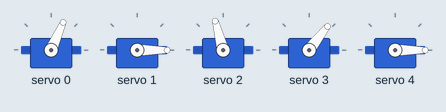
Simulated run of this sketch. Board: Arduino Uno, built with avr-gcc and run on an emulated ATmega328P. Parts: 5 × servo. What the sketch prints to the serial monitor is not drawn.

Above: at 0.69 s.
At 1.9 s:
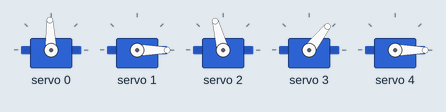
At 5.9 s:
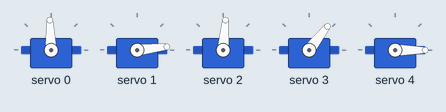
At 9.79 s:
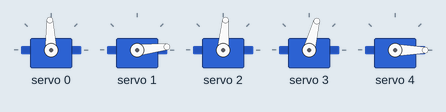
At 17.4 s:
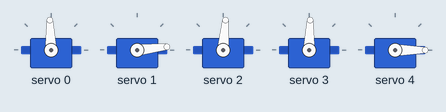
At 31.2 s:
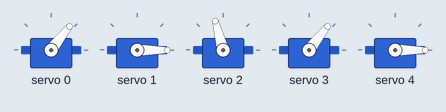
Timing chart, 0 to 40.0 s (numbered marks = the images above):
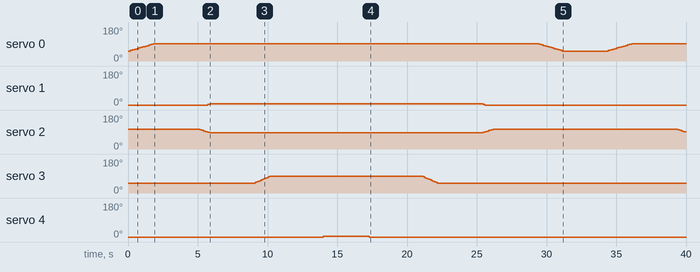

The sketch:

arm_navigation.ino
```cpp
#include <Wire.h>
#include <Adafruit_PWMServoDriver.h>

// Create the PCA9685 object
Adafruit_PWMServoDriver pwm = Adafruit_PWMServoDriver();

// Define servo channels
#define base 0
#define shoulder1 1
#define shoulder2 2
#define farm 3
#define grip 4


// Define the pulse length range for the servos
#define SERVOMIN 150  // Minimum pulse length count
#define SERVOMAX 600  // Maximum pulse length count

// Function to convert angle (0-180) to PWM pulse length
int angleToPulse(int angle) {
  return map(angle, 0, 180, SERVOMIN, SERVOMAX);
}

void setup() {
  Serial.begin(9600);
  Serial.println("Initializing PCA9685...");

  pwm.begin();
  pwm.setPWMFreq(90); // Analog servos run at 50 Hz
  delay(10);

  pwm.setPWM(base, 0, angleToPulse(100));
  int ii = 0;
  pwm.setPWM(shoulder1, 0, angleToPulse(ii));

  pwm.setPWM(shoulder2, 0, angleToPulse(180-ii));

  pwm.setPWM(farm, 0, angleToPulse(100));

  pwm.setPWM(grip, 0, angleToPulse(0));


}

void loop() {

  for (int i = 100; i <= 160; i += 5) {
    pwm.setPWM(base, 0, angleToPulse(i));
    delay(150);
  }
  delay(3000);

  for (int i = 0; i <= 30; i += 5) {
    pwm.setPWM(shoulder1, 0, angleToPulse(i));
    pwm.setPWM(shoulder2, 0, angleToPulse(180 - i));

    delay(150);
  }

  delay(3000);

  for(int i = 100; i <= 155; i += 5) {
    pwm.setPWM(farm, 0, angleToPulse(i));
    delay(100);
  }

  delay(3000);

  for (int i = 0; i <= 25; i += 5) {
    pwm.setPWM(grip, 0, angleToPulse(i));
    delay(150);
  }

  delay(3000);

    for (int i = 25; i >= 0; i -= 5) {
    pwm.setPWM(grip, 0, angleToPulse(i));
    delay(150);
  }

  delay(3000);

    for(int i = 155; i >= 100; i -= 5) {
    pwm.setPWM(farm, 0, angleToPulse(i));
    delay(100);
  }

  delay(3000);

  for (int i = 30; i >= 0; i -= 5) {
    pwm.setPWM(shoulder1, 0, angleToPulse(i));
    pwm.setPWM(shoulder2, 0, angleToPulse(180 - i));

    delay(150);
  }

  delay(3000);

  for (int i = 160; i >= 100; i -= 5) {
    pwm.setPWM(base, 0, angleToPulse(i));
    delay(150);
  }
  delay(3000);


}
```

Measured:
- by itself, servo 0: 52° → 56° at 0.17 s, → 59° 0.15 s later, → 62° 0.15 s later, → 66° 0.15 s later, … (36 changes in this stretch)
- by itself, servo 1: 0° → 3° at 5.7 s, → 6° 0.15 s later, → 3° 19.5 s later, → 0° 0.15 s later
- by itself, servo 2: 105° → 102° at 5.1 s, → 98° 0.15 s later, → 95° 0.15 s later, → 92° 0.15 s later, … (16 changes in this stretch)
- by itself, servo 3: rises from 52° to 88° in 1.0 s, then falls to 52° in 12.0 s
- by itself, servo 4: 0° → 3° at 14.0 s, → 0° 3.3 s later
